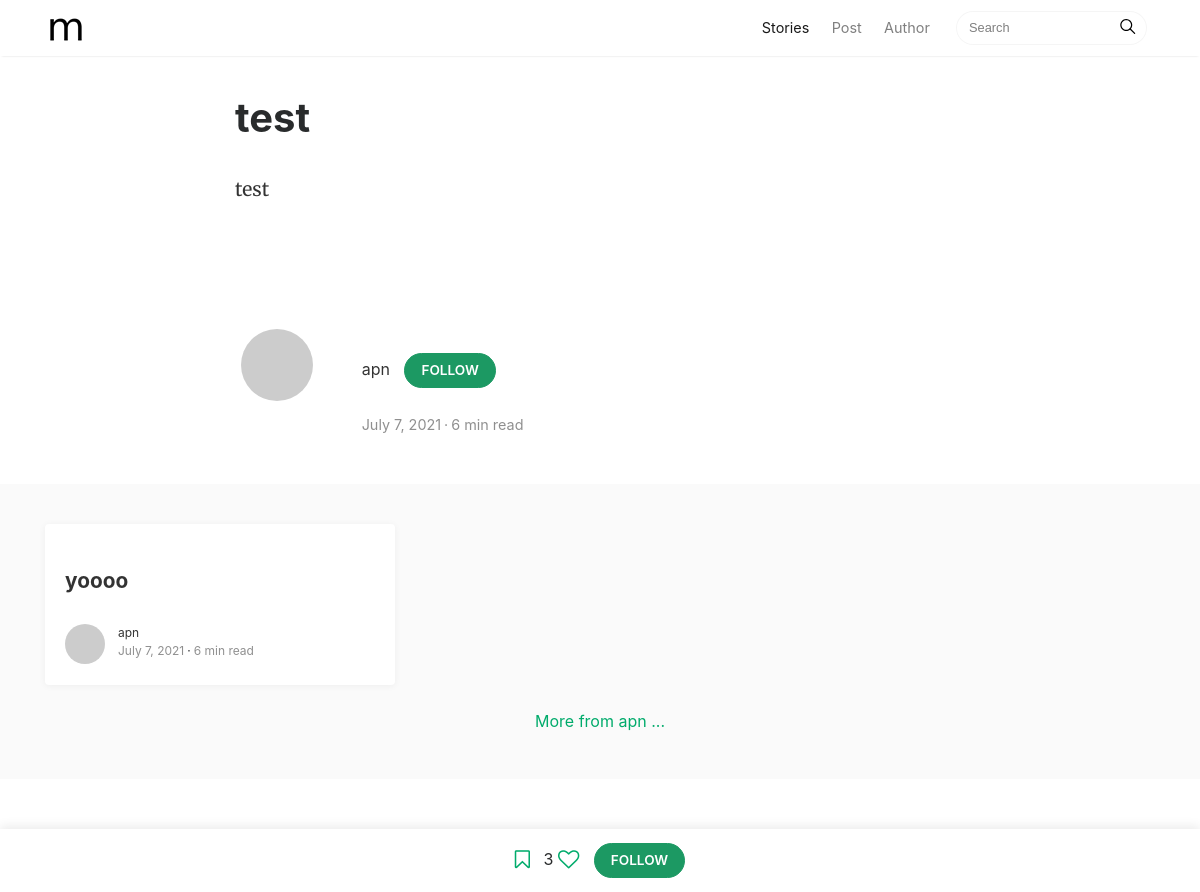
The page /apn/test-76/ on the database its author committed.
### me/models.py (models this page shows)
class Post(models.Model):
    user_id = models.IntegerField()
    thumbnail = models.TextField()
    title=models.TextField()
    caption=models.TextField()
    post=models.TextField()
    post_json=models.TextField()
    tags = models.TextField()
    created = models.DateField(auto_now_add=True)

class Connect(models.Model):
    username = models.TextField()

### homepage/views.py (the view)
# urls.py: path('<str:username>/<str:title>-<int:post_id>/', views.post, name="post"),
def post(request, username, title, post_id):
    con = Connect.objects.filter(username=username).first()
    if not con:
        request.session['next'] = "write"
        messages.info(request, "You need to Login First!")
        return redirect("login")
    usr = Me.objects.filter(user_id=con.id).first()
    if not usr:
        request.session['next'] = "write"
        messages.info(request, "You need to Login First!")
        return redirect("login")
    posts = Post.objects.filter(user_id=con.id)
    po = get_object_or_404(Post, id=post_id)
    if not po.user_id == con.id:
        return redirect("author", username=username)
    if not slugify(po.title) == title:
        return redirect("post", username=username, title=slugify(po.title), post_id=po.id)
    tags = po.tags
    if tags:
        tag = tags.split(' ')
    else:
        tag = None
    likes = Like.objects.filter(post_id=po.id)
    if request.user.is_authenticated:
        curr_con = Connect.objects.filter(username=request.user.username).first()
        if not curr_con:
            request.session['next'] = f"post({username}, {po.title}, {post_id})"
            messages.info(request, "You need to Login First!")
            return redirect("login")
        curr_usr = Me.objects.filter(user_id=curr_con.id).first()
        if not curr_usr:
            request.session['next'] = f"post({username}, {po.title}, {post_id})"
            messages.info(request, "You need to Login First!")
            return redirect("login")
        like = likes.filter(user_id=curr_con.id)
        bookmark = Bookmark.objects.filter(post_id=po.id).filter(user_id=curr_con.id).first()
        follow = Follow.objects.filter(follower=curr_con.id).filter(followed=con.id).first()
        if con.id == curr_con.id:
            thisisuser = True
        else:
            thisisuser = False
    else:
        curr_con = None
        curr_usr = None
        like = None
        bookmark = None
        follow = None
        thisisuser = None
    posts = posts[0:3]
    context = {
        'con':con,
        'usr':usr,
        'po':po,
        'tags':tag,
        'posts':posts,
        'curr_con':curr_con,
        'curr_usr':curr_usr,
        'likes':likes,
        'like':like,
        'bookmark':bookmark,
        'follow':follow,
        'thisisuser':thisisuser
    }
    return render(request, "post.html", context)

### templates/post.html (shortened to what this page needs)
{% load static %}
<!DOCTYPE html>
<html lang="en">
<head>
<link href="{% static 'assets/css/bootstrap.min.css' %}" rel="stylesheet">
<link href="https://maxcdn.bootstrapcdn.com/font-awesome/4.7.0/css/font-awesome.min.css" rel="stylesheet">
<link href="{% static 'assets/css/mediumish.css' %}" rel="stylesheet">
</head>
<body>
<nav class="navbar navbar-toggleable-md navbar-light bg-white fixed-top mediumnavigation">
<div class="container">
	<a class="navbar-brand" href="index.html">
	<img src="{% static 'assets/img/logo.png' %}" alt="logo">
	</a>
	<div class="collapse navbar-collapse" id="navbarsExampleDefault">
		<ul class="navbar-nav ml-auto">
			<li class="nav-item active">
			<a class="nav-link" href="index.html">Stories <span class="sr-only">(current)</span></a>
			</li>
			<li class="nav-item">
			<a class="nav-link" href="post.html">Post</a>
			</li>
			<li class="nav-item">
			<a class="nav-link" href="author.html">Author</a>
			</li>
		</ul>
		<form class="form-inline my-2 my-lg-0">
			<input class="form-control mr-sm-2" type="text" placeholder="Search">
			<span class="search-icon"><svg class="svgIcon-use" width="25" height="25" viewbox="0 0 25 25"><path d="M20.067 18.933l-4.157-4.157a6 6 0 1 0-.884.884l4.157 4.157a.624.624 0 1 0 .884-.884zM6.5 11c0-2.62 2.13-4.75 4.75-4.75S16 8.38 16 11s-2.13 4.75-4.75 4.75S6.5 13.62 6.5 11z"></path></svg></span>
		</form>
	</div>
</div>
</nav>
<div class="container">
	<div class="row">
		<div class="col-md-2 col-xs-12">
		</div>
		<div class="col-md-8 col-md-offset-2 col-xs-12">
			<div class="mainheading">
				<h1 class="posttitle">{{po.title}}</h1>
			</div>
			<div class="article-post" style="overflow: auto;">
				{{po.post|safe}}
			</div>
			<br>
			<br>
			<div class="mainheading">
				<div class="row post-top-meta"><br>
					<div class="col-md-2">
						<div style="display:flex; justify-content: center; align-items: center; overflow: hidden;">
						<a href="/{{con.username}}/">
							{% if usr.image %}
							<img class="author-thumb" style="object-fit: cover;" src="/media/{{usr.image}}" alt="Sal">
							{% else %}
							<img class="author-thumb" src="https://www.gravatar.com/avatar/e56154546cf4be74e393c62d1ae9f9d4?s=250&amp;d=mm&amp;r=x" alt="Sal">
							{% endif %}
						</a></div>
					</div>
					<div class="col-md-10"><br>
						{% if usr.name %}
						<a class="link-dark" href="/{{con.username}}/">{{usr.name}}</a>
						{% else %}
						<a class="link-dark" href="/{{con.username}}/">{{con.username}}</a>
						{% endif %}
						{% if not thisisuser %}
						{% if follow %}
						<a href="#" id="followuserbutton" onclick="followbutton(event, '{{con.username}}', {{po.id}})" class="btn follow p-2">Following</a>
						{% else %}
						<a href="#" id="followuserbutton" onclick="followbutton(event, '{{con.username}}', {{po.id}})" class="btn subscribe">Follow</a>
						{% endif %}
						{% endif %}<br>
						<br>
						<span class="post-date">{{po.created}}</span><span class="dot"></span><span class="post-read">6 min read</span>
					</div>
				</div>
			</div>
		</div>
	</div>
</div>
<div class="graybg">
	<div class="container">
		<div class="row listrecent listrelated">
			{% for post in posts %}
			{% if not post.id == po.id %}
			<div class="col-md-4">
				<div class="card">
					<a href="/{{con.username}}/{{post.title|slugify}}-{{post.id}}/">
					</a>
					<div class="card-block">
						<h2 class="card-title"><a href="/{{con.username}}/{{post.title|slugify}}-{{post.id}}/">{{post.title}}</a></h2>
						<div class="metafooter">
							<div class="wrapfooter">
								<span class="meta-footer-thumb">
								<a href="/{{con.username}}/">
									{% if usr.image %}
									<img class="author-thumb" style="object-fit: cover;" src="/media/{{usr.image}}" alt="Sal">
									{% else %}
									<img class="author-thumb" src="https://www.gravatar.com/avatar/e56154546cf4be74e393c62d1ae9f9d4?s=250&amp;d=mm&amp;r=x" alt="Sal">
									{% endif %}
								</a>
								</span>
								<span class="author-meta">
								<span class="post-name">
									{% if usr.name %}
									<a href="/{{con.username}}/">{{usr.name}}</a>
									{% else %}
									<a href="/{{con.username}}/">{{con.username}}</a>
									{% endif %}
								</span><br/>
								<span class="post-date">{{post.created}}</span><span class="dot"></span><span class="post-read">6 min read</span>
								</span>
							</div>
						</div>
					</div>
				</div>
			</div>
			{% endif %}
			{% endfor %}
			<div style="width: 100%;max-width:100%;text-align:center"><br><a href="/{{con.username}}/">More from
				{% if usr.name %}
				{{usr.name}}
				{% else %}
				{{con.username}}
				{% endif %}...</a></div>
		</div>
	</div>
</div>
<div class="alertbar">
	<div class="container text-center">
		{% if bookmark %}
		<a href="" id="bookmarkbutton" onclick="bookmarkbutton(event, '{{con.username}}', {{po.id}})"><i class="fa fa-bookmark fa-lg"></i></a>
		{% else %}
		<a href="" id="bookmarkbutton" onclick="bookmarkbutton(event, '{{con.username}}', {{po.id}})"><i class="fa fa-bookmark-o fa-lg"></i></a>
		{% endif %}
		<a id="likescount">{{likes.count}}</a>
		{% if like %}
		<a href="" id="likebutton" onclick="likebutton(event, '{{con.username}}', {{po.id}})"><i class="fa fa-heart fa-lg" style="color: red;"></i></a>
		{% else %}
		<a href="" id="likebutton" onclick="likebutton(event, '{{con.username}}', {{po.id}})"><i class="fa fa-heart-o fa-lg"></i></a>
		{% endif %}
		{% if not thisisuser %}
		{% if follow %}
		<a href="#" id="followbutton" onclick="followbutton(event, '{{con.username}}', {{po.id}})" class="btn follow p-2">Following</a>
		{% else %}
		<a href="#" id="followbutton" onclick="followbutton(event, '{{con.username}}', {{po.id}})" class="btn subscribe">Follow</a>
		{% endif %}
		{% endif %}
	</div>
</div>
<div class="container">
	<div class="footer">
		<p class="pull-left">
		</p>
		<p class="pull-right">
			 Mediumish Theme by <a target="_blank" href="https://www.wowthemes.net">WowThemes.net</a>
		</p>
	</div>
</div>
</body>
</html>

### static/assets/css/mediumish.css (style rules this page uses)
body { padding-top:5rem; }
.mainheading { padding:1rem 0rem; }
a { color:#00ab6b; }
a,a:hover { transition:all 0.2s; }
.mediumnavigation { background:rgba(255,255,255,.97); box-shadow:0 2px 2px -2px rgba(0,0,0,.15); }
@media (min-width:992px) { .navbar-toggleable-md .navbar-nav .nav-link { padding-right:.7rem; padding-left:.7rem; } }
.listfeaturedtag h2.card-title,.listrecent h2.card-title { font-size:1.3rem; font-weight:700; line-height: 1.25; }
.listfeaturedtag h2.card-title a,.listrecent h2.card-title a { color:rgba(0,0,0,.8); }
.listrecent .wrapfooter { font-size:12px; margin-top:30px; }
.author-thumb { width:40px; height:40px; float:left; margin-right:13px; border-radius:100%; }
.post-top-meta { margin-bottom:2rem; }
.post-top-meta .author-thumb { width:72px; height:72px; }
.post-top-meta span { font-size:0.9rem; color:rgba(0,0,0,.44); display:inline-block; }
.author-meta { flex:1 1 auto; white-space:nowrap!important; text-overflow:ellipsis!important; overflow:hidden!important; }
span.post-name,span.post-date,span.author-meta { display:inline-block; }
span.post-date,span.post-read { color:rgba(0,0,0,.44); }
span.post-name a,span.post-read-more a:hover { color:rgba(0,0,0,.8); }
.dot:after { content:"·"; margin-left:3px; margin-right:3px; }
.mediumnavigation .form-control { font-size:0.8rem; border-radius:30px; overflow:hidden; border:1px solid rgba(0,0,0,0.04); }
.mediumnavigation .form-inline { margin-left:15px; }
.mediumnavigation .navbar-brand { font-weight:500; }
.mediumnavigation .nav-item,.dropdown-menu { font-size:0.9rem; }
.mediumnavigation .search-icon { margin-left:-40px; display:inline-block; margin-top:3px; cursor:pointer; }
.mediumnavigation .navbar-brand img { max-height:30px; margin-right:5px; }
.mainheading h1.posttitle { font-weight:700; margin-bottom:1rem; }
.footer { border-top:1px solid rgba(0,0,0,.05)!important; padding-top:15px; padding-bottom:12px; font-size:0.8rem; color:rgba(0,0,0,.44); margin-top:50px; }
.link-dark { color:rgba(0,0,0,.8); }
.article-post { font-family:Merriweather; font-size:1.2rem; line-height:1.8; color:rgba(0,0,0,.8); }
.article-post p,.article-post blockquote { margin:0 0 1.5rem 0; }
.graybg { background-color:#fafafa; padding:40px 0 46px; position:relative; }
.listrelated .card { box-shadow:0 1px 7px rgba(0,0,0,.05); border:0; }
.card { border-radius:4px; }
.btn.subscribe { background-color:#1C9963; border-color:#1C9963; color:rgba(255,255,255,1); fill:rgba(255,255,255,1); border-radius:30px; font-size:0.85rem; margin-left:10px; font-weight:600; text-transform:uppercase; }
.alertbar { box-shadow:0 -3px 10px 0 rgba(0,0,0,.0785); position:fixed; bottom:0; left:0; background-color:#fff; width:100%; padding:14px 0; z-index:1; }

### rows shown on the page
Post: title "test", post "test", created "July 7, 2021"
Connect: username "apn"
Post: title "yoooo", created "July 7, 2021"

### other values the page prints
{{ likes.count }} "3"
